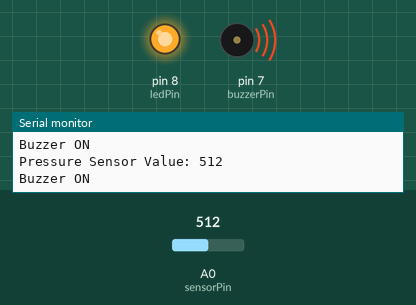
Recording of a sketch running on a simulated Arduino Uno, built with avr-gcc and run on an emulated ATmega328P. Shown: output pins drawn as LEDs (lit = HIGH), buzzer (waves = sounding, pin HIGH), the last lines printed to the serial monitor. The test bench sets the inputs (shaded band); at power-on: A0 (sensorPin) = 512.

Above: at 1.8 s.
1.9 s: A0 (sensorPin) set to 11
3.4 s: A0 (sensorPin) set to 8
At 5.2 s:
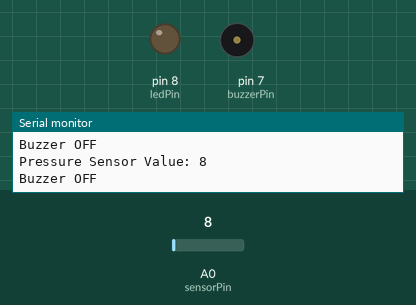
5.5 s: A0 (sensorPin) set to 122
At 6.9 s:
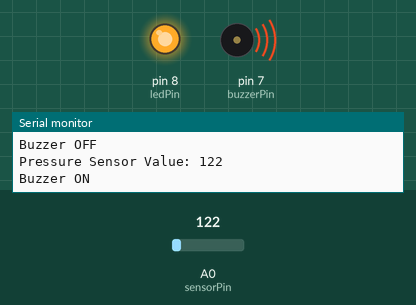
7.5 s: A0 (sensorPin) set to 0
At 8.5 s:
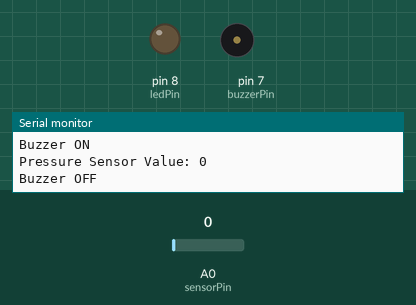
Timing chart, 0 to 10.5 s (numbered marks = the images above; inputs shaded):
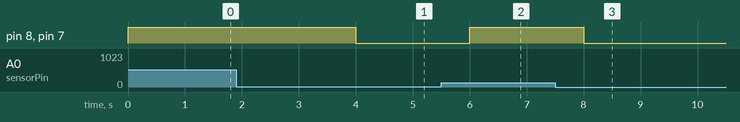

The sketch:

security_mat.ino
```cpp
const int sensorPin = A0;    // Analog pin for the pressure sensor
const int buzzerPin = 7;     // Digital pin for the buzzer
const int ledPin = 8;        // Digital pin for the LED

void setup() {
  Serial.begin(9600);         // Initialize serial communication
  pinMode(buzzerPin, OUTPUT);  // Set the buzzer pin as an output
  pinMode(ledPin, OUTPUT);     // Set the LED pin as an output
}

void loop() {
  int sensorValue = analogRead(sensorPin);  // Read the value from the pressure sensor

  // Print the sensor value to the serial monitor
  Serial.print("Pressure Sensor Value: ");
  Serial.println(sensorValue);

  // Check if the sensor value is above a threshold (adjust as needed)
  if (sensorValue >= 10) {
    // If above the threshold, turn on the buzzer and LED
    digitalWrite(buzzerPin, HIGH);
    digitalWrite(ledPin, HIGH);
    Serial.println("Buzzer ON");
  } else {
    // If below the threshold, turn off the buzzer and LED
    digitalWrite(buzzerPin, LOW);
    digitalWrite(ledPin, LOW);
    Serial.println("Buzzer OFF");
  }

  delay(1000);  // Delay for readability, adjust as needed
}
```

Measured:
- the behaviour switches between 10 and 9 on A0 (sensorPin) (found by bisection; images 0 and 1)
- after the input at 3.4 s, pin 8 (ledPin), pin 7 (buzzerPin): HIGH → LOW after 0.60 s
- after the input at 5.5 s, pin 8 (ledPin), pin 7 (buzzerPin): LOW → HIGH after 0.50 s
- after the input at 7.5 s, pin 8 (ledPin), pin 7 (buzzerPin): HIGH → LOW after 0.50 s
